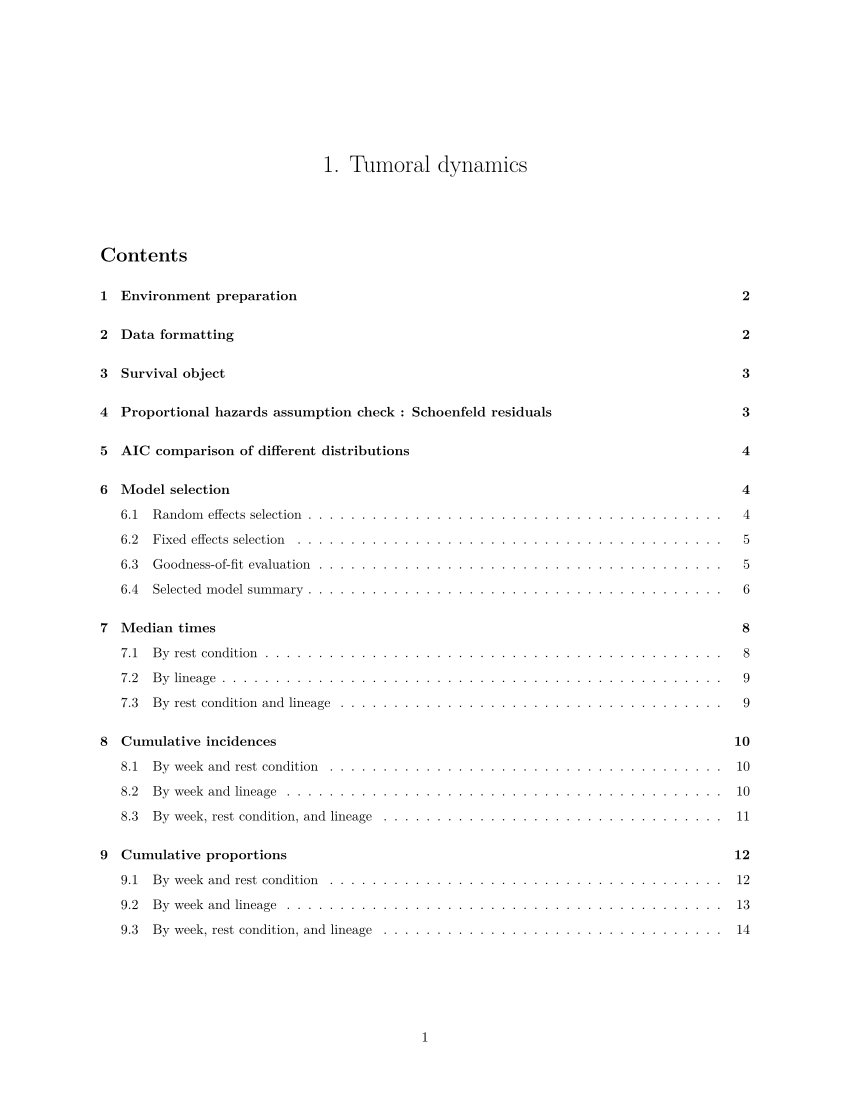

Generate this figure with R:
#' ---
#' title: "1. Tumoral dynamics"
#' author: ""
#' date: ""
#' output:
#'   pdf_document:
#'     toc: true
#'     toc_depth: 6
#'     number_sections: true
#' header-includes:
#'   - |
#'     ```{=latex}
#'     \usepackage{fvextra}
#'     \DefineVerbatimEnvironment{Highlighting}{Verbatim}{
#'       breaksymbolleft={}, 
#'       showspaces=false, 
#'       showtabs=false, 
#'       breaklines, 
#'       commandchars=\\\{\}
#'     }
#'     ```
#' ---

#+ include=FALSE, warning=FALSE, message=FALSE, results='hide'

knitr::opts_knit$set(root.dir = "~/Library/Mobile Documents/com~apple~CloudDocs/Documents/these/travail/3_annexes/ix_sommeil/260824_CB/")

knitr::opts_chunk$set(echo = TRUE, warning = FALSE, message = FALSE, 
                      fig.width = 17, fig.height = 10)

options(tibble.print_max = Inf, tibble.width = Inf)

#+ include=TRUE, warning=FALSE, message=FALSE, results='hide'

#' # Environment preparation

#' Run scripts with the needed packages, functions, and the raw data frame.

source("0a_packages.R")
source("0b_script_data.R")
source("0c_functions.R")

#+ include=TRUE, warning=FALSE, message=FALSE, results='show'

#' # Data formatting

#' Create a new data frame adapted for survival analysis.

tum_df <- 
  
  #' Load the raw data frame.
  df %>%
  
  #' Restrict the data frame to the three lineages that developed tumors.
  filter(lineage %in% c("HO_MT", "HO_SPC", "HO_SPT")) %>%
  
  #' Define the follow-up time for each individual:
  #' if the hydra developed a tumor -> time of tumor onset (event),
  #' if the hydra died -> time of death (censor),
  #' if the hydra did not develop a tumor and stayed alive
  #' -> 42 days (no event, censor at the end of the experiment).
  mutate(age_followup_days = case_when(
    tum_state == "Tumoral" ~ age_tum,    
    tum_state == "Healthy" & death_state == 1 ~ age_death,
    TRUE ~ 42),
    
    age_followup = age_followup_days / 7,
    tum_event = ifelse(tum_state == "Tumoral", 1, 0)) %>%
  
  #' Build a competing-risk variable for the cumulative incidence functions:
  #' if the hydra did not develop a tumor and stayed alive -> 0 (no event),
  #' if the hydra developed a tumor -> 1 (event),
  #' if the hydra died -> 2 (competing risk of death).
  mutate(status_competing = factor(case_when(tum_event == 1 ~ 1, 
                                             death_state == 1 ~ 2, 
                                             TRUE ~ 0))) %>%
  
  #' Remove missing data.
  filter(!is.na(age_followup)) %>%
  
  #' Set factor levels for later use in the plots.
  mutate(rest_condition = factor(rest_condition, 
                                  levels = c("Control", "Mechanical disruption"))) %>%
  
  #' Keep only the variables needed for the analysis.
  select(age_followup, tum_event, status_competing, rest_condition, 
         lineage, parent_unique, replicate_unique)

#' Set reference levels for the categorical variables.
tum_df$lineage <- relevel(factor(tum_df$lineage), ref = "HO_MT")
tum_df$rest_condition <- relevel(factor(tum_df$rest_condition), ref = "Control")

#' # Survival object

#' Create a survival object with follow-up time and event indicator.
tum_surv_object <- Surv(tum_df$age_followup, tum_df$tum_event)

#' # Proportional hazards assumption check : Schoenfeld residuals

#' Fit a preliminary full Cox model (fixed effects only).
tum_cox <- coxph(Surv(age_followup, tum_event) ~ rest_condition * lineage, data = tum_df)

#' Test the proportional hazards assumption.
print(cox.zph(tum_cox))

#' The proportional hazards assumption is violated for at least one term, 
#' an accelerated failure time mixed-effects model will be used. 
#' 
#' # AIC comparison of different distributions
#' 
#' Compare intercept-only accelerated failure time models fitted with different 
#' parametric distributions to identify the best-fitting one.

dist_weib <- SurvregME(Surv(age_followup, tum_event) ~ 1, data = tum_df, 
                       dist = "weibull")

dist_lnorm <- SurvregME(Surv(age_followup, tum_event) ~ 1, data = tum_df, 
                        dist = "lognormal")

dist_llog <- SurvregME(Surv(age_followup, tum_event) ~ 1, data = tum_df, 
                       dist = "loglogistic")

dist_exp <- SurvregME(Surv(age_followup, tum_event) ~ 1, data = tum_df, 
                      dist = "exponential")

AIC(dist_weib, dist_lnorm, dist_llog, dist_exp) %>% arrange(AIC)

#' The model with a Weibull distribution has the lowest AIC, we'll use it for the models. 
#'
#' # Model selection
#' 
#' ## Random effects selection
#' 
#' With the full fixed-effect structure held constant, compare different
#' random-effect structures to find the optimal one.

tum_R_0 <- SurvregME(Surv(age_followup, tum_event) ~ rest_condition * lineage, 
                     data = tum_df, dist = "weibull")

tum_R_1 <- SurvregME(Surv(age_followup, tum_event) ~ rest_condition * lineage + 
                       (1 | parent_unique), 
                     data = tum_df, dist = "weibull")

tum_R_2 <- SurvregME(Surv(age_followup, tum_event) ~ rest_condition * lineage +
                       (1 | replicate_unique), 
                     data = tum_df, dist = "weibull")

tum_R_3 <- SurvregME(Surv(age_followup, tum_event) ~ rest_condition * lineage + 
                       (1 | parent_unique) + (1 | replicate_unique), 
                     data = tum_df, dist = "weibull") 

AIC(tum_R_0, tum_R_1, tum_R_2, tum_R_3) %>% arrange(AIC)

#' The model without any random effect (tum_R_0) has the lowest AIC, this random
#' effect structure is therefore selected.
#' SurvregME is nonetheless kept as the modeling function (rather than switching to a simpler survreg call) 
#' since it also supports models with no random effects.
#' 
#' ## Fixed effects selection
#' 
#' With the selected random-effect structure fixed, compare different 
#' fixed-effect structures to find the optimal one.

tum_F_0 <- SurvregME(Surv(age_followup, tum_event) ~ 1, 
                     data = tum_df, dist = "weibull")

tum_F_1 <- SurvregME(Surv(age_followup, tum_event) ~ rest_condition, 
                     data = tum_df, dist = "weibull")

tum_F_2 <- SurvregME(Surv(age_followup, tum_event) ~ lineage, 
                     data = tum_df, dist = "weibull")

tum_F_3 <- SurvregME(Surv(age_followup, tum_event) ~ rest_condition + lineage, 
                     data = tum_df, dist = "weibull")

tum_F_4 <- SurvregME(Surv(age_followup, tum_event) ~ rest_condition * lineage, 
                     data = tum_df, dist = "weibull")

AIC(tum_F_0, tum_F_1, tum_F_2, tum_F_3, tum_F_4) %>% arrange(AIC)

#' The model with the interaction between the rest condition and the lineage has 
#' the lowest AIC and is therefore selected (tum_F_4).
#' 
#' ## Goodness-of-fit evaluation
#' 
#' Assess goodness-of-fit of the selected model using Cox-Snell residuals.
plot_cox_snell_survregme(model = tum_F_4, data = tum_df, 
                         time_col = "age_followup", event_col = "tum_event")

#' The curve follows a 45 degree exponential, we validate the fit of the selected model. 
#' 
#' ## Selected model summary
#' 
#' Releveling of "lineage" to obtain all pairwise comparisons from the same selected model.

tum_df$lineage <- relevel(tum_df$lineage, ref = "HO_MT")
summary(SurvregME(Surv(age_followup, tum_event) ~ rest_condition * lineage, 
                  data = tum_df, dist = "weibull"))

tum_df$lineage <- relevel(tum_df$lineage, ref = "HO_SPC")
summary(SurvregME(Surv(age_followup, tum_event) ~ rest_condition * lineage, 
                  data = tum_df, dist = "weibull"))

tum_df$lineage <- relevel(tum_df$lineage, ref = "HO_SPT")
summary(SurvregME(Surv(age_followup, tum_event) ~ rest_condition * lineage, 
                  data = tum_df, dist = "weibull"))

#' # Median times

#' ## By rest condition

#' Estimate cumulative incidence functions for the tumor event,
#' accounting for the competing risk of death, stratified by rest condition.
tum_cuminc_rest <- cuminc(Surv(age_followup, status_competing) ~ 
                             rest_condition, data = tum_df)

#' For each stratum, extract the median time to event and its 95CI.
tum_medians_rest <- tidy(tum_cuminc_rest) %>%
  dplyr::filter(outcome == "1") %>%
  dplyr::group_by(strata) %>%
  dplyr::arrange(time) %>%
  dplyr::summarise(
    median_time = { idx <- which(estimate >= 0.5)[1]
    if (is.na(idx)) NA_real_ else time[idx] },
    ci_low = { idx <- which(conf.high >= 0.5)[1]
    if (is.na(idx)) NA_real_ else time[idx] },
    ci_high = { idx <- which(conf.low >= 0.5)[1]
    if (is.na(idx)) NA_real_ else time[idx] },
    .groups = "drop")

print(tum_medians_rest)

#' ## By lineage

#' Same method as above, but stratified by lineage.

tum_cuminc_lineage <- cuminc(Surv(age_followup, status_competing) ~ lineage, data = tum_df)

tum_medians_lineage <- tidy(tum_cuminc_lineage) %>%
  dplyr::filter(outcome == "1") %>%
  dplyr::group_by(strata) %>%
  dplyr::arrange(time) %>%
  dplyr::summarise(
    median_time = { idx <- which(estimate >= 0.5)[1]
    if (is.na(idx)) NA_real_ else time[idx] },
    ci_low = { idx <- which(conf.high >= 0.5)[1]
    if (is.na(idx)) NA_real_ else time[idx] },
    ci_high = { idx <- which(conf.low >= 0.5)[1]
    if (is.na(idx)) NA_real_ else time[idx] },
    .groups = "drop")

print(tum_medians_lineage)

#' ## By rest condition and lineage

#' Same method as above, but stratified by rest condition and lineage.

tum_cuminc_interaction <- cuminc(Surv(age_followup, status_competing) ~ 
                                   rest_condition + lineage, data = tum_df)

tum_medians_interaction <- tidy(tum_cuminc_interaction) %>%
  dplyr::filter(outcome == "1") %>%
  dplyr::group_by(strata) %>%
  dplyr::arrange(time) %>%
  dplyr::summarise(
    median_time = { idx <- which(estimate >= 0.5)[1]
    if (is.na(idx)) NA_real_ else time[idx] },
    ci_low = { idx <- which(conf.high >= 0.5)[1]
    if (is.na(idx)) NA_real_ else time[idx] },
    ci_high = { idx <- which(conf.low >= 0.5)[1]
    if (is.na(idx)) NA_real_ else time[idx] },
    .groups = "drop")

print(tum_medians_interaction)

#' # Cumulative incidences

#' ## By week and rest condition

#' Convert the continuous cumulative incidence function into a weekly summary table:
#' for each stratum of rest condition and each week, show the estimate with its 95CI.
tum_incidence_rest <- tidy(tum_cuminc_rest) %>%
  dplyr::filter(outcome == "1") %>%
  dplyr::mutate(week = ceiling(time)) %>%
  dplyr::group_by(strata, week) %>%
  dplyr::filter(time == max(time)) %>%
  dplyr::slice(1) %>%
  dplyr::ungroup() %>%
  dplyr::select(strata, week, estimate_cuminc = estimate, conf.low, conf.high) %>%
  dplyr::arrange(strata, week)

print(tum_incidence_rest)

#' ## By week and lineage

#' Same method as above, but stratified by lineage.

tum_incidence_lineage <- tidy(tum_cuminc_lineage) %>%
  dplyr::filter(outcome == "1") %>%
  dplyr::mutate(week = ceiling(time)) %>%
  dplyr::group_by(strata, week) %>%
  dplyr::filter(time == max(time)) %>%
  dplyr::slice(1) %>%
  dplyr::ungroup() %>%
  dplyr::select(strata, week, estimate_cuminc = estimate, conf.low, conf.high) %>%
  dplyr::arrange(strata, week)

print(tum_incidence_lineage)

#' ## By week, rest condition, and lineage

#' Same method as above, but stratified by rest condition and lineage.

tum_incidence_interaction <- tidy(tum_cuminc_interaction) %>%
  dplyr::filter(outcome == "1") %>%
  dplyr::mutate(week = ceiling(time)) %>%
  dplyr::group_by(strata, week) %>%
  dplyr::filter(time == max(time)) %>%
  dplyr::slice(1) %>%
  dplyr::ungroup() %>%
  dplyr::select(strata, week, estimate_cuminc = estimate, conf.low, conf.high) %>%
  dplyr::arrange(strata, week)

print(tum_incidence_interaction)

#' # Cumulative proportions

#' ## By week and rest condition

#' Compute raw cumulative proportions of tumor occurrence per week, 
#' stratified by rest condition.
tum_proportions_rest <- tum_df %>%
  dplyr::mutate(week_tum_event = ceiling(age_followup)) %>%
  dplyr::group_by(rest_condition) %>%
  dplyr::summarise(total_N = n(),
                   n1 = sum(week_tum_event <= 1 & tum_event == 1),
                   n2 = sum(week_tum_event <= 2 & tum_event == 1),
                   n3 = sum(week_tum_event <= 3 & tum_event == 1),
                   n4 = sum(week_tum_event <= 4 & tum_event == 1),
                   n5 = sum(week_tum_event <= 5 & tum_event == 1),
                   n6 = sum(week_tum_event <= 6 & tum_event == 1),
                   p1 = n1 / total_N,
                   p2 = n2 / total_N,
                   p3 = n3 / total_N,
                   p4 = n4 / total_N,
                   p5 = n5 / total_N,
                   p6 = n6 / total_N,
                   .groups = "drop") %>%
  tidyr::pivot_longer(cols = matches("^[np][1-6]$"),
                      names_to = c(".value", "week"),
                      names_pattern = "(n|p)([1-6])") %>%
  dplyr::mutate(week = as.numeric(week)) %>%
  dplyr::select(rest_condition, week, n, total_N, raw_proportion = p)

print(tum_proportions_rest)

#' ## By week and lineage

#' Same method as above, but stratified by lineage.

tum_proportions_lineage <- tum_df %>%
  dplyr::mutate(week_tum_event = ceiling(age_followup)) %>%
  dplyr::group_by(lineage) %>%
  dplyr::summarise(total_N = n(),
                   n1 = sum(week_tum_event <= 1 & tum_event == 1),
                   n2 = sum(week_tum_event <= 2 & tum_event == 1),
                   n3 = sum(week_tum_event <= 3 & tum_event == 1),
                   n4 = sum(week_tum_event <= 4 & tum_event == 1),
                   n5 = sum(week_tum_event <= 5 & tum_event == 1),
                   n6 = sum(week_tum_event <= 6 & tum_event == 1),
                   p1 = n1 / total_N,
                   p2 = n2 / total_N,
                   p3 = n3 / total_N,
                   p4 = n4 / total_N,
                   p5 = n5 / total_N,
                   p6 = n6 / total_N,
                   .groups = "drop") %>%
  tidyr::pivot_longer(cols = matches("^[np][1-6]$"),
                      names_to = c(".value", "week"),
                      names_pattern = "(n|p)([1-6])") %>%
  dplyr::mutate(week = as.numeric(week)) %>%
  dplyr::select(lineage, week, n, total_N, raw_proportion = p)

print(tum_proportions_lineage)

#' ## By week, rest condition, and lineage

#' Same method as above, but stratified by rest condition and lineage.

tum_proportions_interaction <- tum_df %>%
  dplyr::mutate(week_tum_event = ceiling(age_followup)) %>%
  dplyr::group_by(rest_condition, lineage) %>%
  dplyr::summarise(total_N = n(),
                   n1 = sum(week_tum_event <= 1 & tum_event == 1),
                   n2 = sum(week_tum_event <= 2 & tum_event == 1),
                   n3 = sum(week_tum_event <= 3 & tum_event == 1),
                   n4 = sum(week_tum_event <= 4 & tum_event == 1),
                   n5 = sum(week_tum_event <= 5 & tum_event == 1),
                   n6 = sum(week_tum_event <= 6 & tum_event == 1),
                   p1 = n1 / total_N,
                   p2 = n2 / total_N,
                   p3 = n3 / total_N,
                   p4 = n4 / total_N,
                   p5 = n5 / total_N,
                   p6 = n6 / total_N,
                   .groups = "drop") %>%
  tidyr::pivot_longer(cols = matches("^[np][1-6]$"),
                      names_to = c(".value", "week"),
                      names_pattern = "(n|p)([1-6])") %>%
  dplyr::mutate(week = as.numeric(week)) %>%
  dplyr::select(rest_condition, lineage, week, n, total_N, raw_proportion = p)

print(tum_proportions_interaction)

#' # Plots of cumulative incidence of tumoral development

#' ## Common themes

#' Theme of y-axis, and its presence or absence on the plots
scale_y <- scale_y_continuous(limits = c(0, 1), breaks = seq(0, 1, by = 0.25), 
                              labels = percent, position = "right")

#' Fix to hide y-axis numbers, ticks, and titles on the right and left
hide_y <- theme(axis.text.y.right = element_blank(), 
                axis.ticks.y.right = element_blank(),
                axis.title.y.right = element_blank(),
                axis.text.y = element_blank(), 
                axis.ticks.y = element_blank(),
                axis.title.y = element_blank())

#' Fix to show y-axis numbers and ticks on the right
show_y <- theme(axis.text.y.right = element_text(color = "black", size = 14), 
                axis.ticks.y.right = element_line(),
                axis.text.y = element_blank(), 
                axis.ticks.y = element_blank(),
                axis.title.y = element_blank())

#' Theme of x-axis
scale_x <- scale_x_continuous(limits = c(0, 6), breaks = seq(0, 6, by = 2))

#' Color scales for rest condition
rest_scale <- list(
  scale_color_manual(values = rest_condition_colors, breaks = c("Control", "Mechanical disruption")),
  scale_fill_manual(values = rest_condition_colors, breaks = c("Control", "Mechanical disruption")))

#' Theme shared by all panels (angle = 90 for bottom-to-top reading)
theme_common <- theme(
  axis.text.x = element_text(color = "black", size = 14),
  axis.title.x = element_text(color = "black", size = 14, margin = margin(t = 10)),
  axis.title.y.right = element_text(color = "black", size = 14, angle = 90, margin = margin(l = 15)),
  plot.margin = margin(l = 5, r = 5, t = 5, b = 5))

#' Specific label configurations for precise placement
labs_base   <- labs(x = NULL, y = NULL, title = NULL)
labs_x_only <- labs(x = "Time (weeks)", y = NULL, title = NULL)
labs_y_only <- labs(x = NULL, y = "Cumulative incidence\nof tumor development", title = NULL)
labs_xy     <- labs(x = "Time (weeks)", y = "Cumulative incidence\nof tumor development", title = NULL)

#' ## Panel A: by rest condition

#' Cumulative incidence of tumor onset by rest condition.
A <- cuminc(Surv(age_followup, factor(status_competing)) ~ rest_condition, 
            data = tum_df) %>%
  ggcuminc(outcome = "1") +
  add_confidence_interval() +
  labs_xy + scale_y + rest_scale + scale_x +
  theme_bw() + theme_common + show_y +
  theme(legend.position = "none") +
  plot_annotation(title = "Mechanical disruption effect",
                  theme = theme(plot.title = element_text(
                    hjust = 0.5, face = "bold", size = 16, margin = margin(b = 10))))

#' Extract legend from plot A to use later on the full figure.
shared_legend <- cowplot::get_legend(
  A + theme(legend.position = "bottom",
            legend.direction = "horizontal",
            legend.text = element_text(size = 13),
            legend.title = element_text(size = 14, face = "bold")))

#' ## Panel B: by rest condition for each lineage

#' ### HO_MT

#' Cumulative incidence of tumor onset by rest condition for the lineage HO_MT.
B1 <- cuminc(Surv(age_followup, factor(status_competing)) ~ rest_condition, 
             data = tum_df %>% filter(lineage == "HO_MT")) %>%
  ggcuminc(outcome = "1") +
  add_confidence_interval() +
  labs_base + scale_y + scale_x + rest_scale +
  theme_bw() + theme_common + hide_y +
  theme(legend.position = "none") +
  annotate("text", x = 0.2, y = 0.95, label = expression(bolditalic("Ho") * bold("_MT")),
           color = "black", size = 5, hjust = 0, vjust = 1)

#' ### HO_SPC

#' Same method as above, but for the lineage HO_SPC.
B2 <- cuminc(Surv(age_followup, factor(status_competing)) ~ rest_condition,
             data = tum_df %>% filter(lineage == "HO_SPC")) %>%
  ggcuminc(outcome = "1") +
  add_confidence_interval() +
  labs_x_only + scale_y + scale_x + rest_scale + 
  theme_bw() + theme_common + hide_y +
  theme(legend.position = "none") +
  annotate("text", x = 0.2, y = 0.95, label = expression(bolditalic("Ho") * bold("_SPC")),
           color = "black", size = 5, hjust = 0, vjust = 1)

#' ### HO_SPT

#' Same method as above, but for the lineage HO_SPT.
B3 <- cuminc(Surv(age_followup, factor(status_competing)) ~ rest_condition,
             data = tum_df %>% filter(lineage == "HO_SPT")) %>%
  ggcuminc(outcome = "1") +
  add_confidence_interval() +
  labs_y_only + scale_y + scale_x + rest_scale +
  theme_bw() + theme_common + show_y +
  theme(legend.position = "none") +
  annotate("text", x = 0.2, y = 0.95, label = expression(bolditalic("Ho") * bold("_SPT")),
           color = "black", size = 5, hjust = 0, vjust = 1)

#' Create panel B combining plots B1, B2, and B3
B <- (B1 + B2 + B3 + plot_layout(nrow = 1)) +
  plot_annotation(title = "Interaction between mechanical disruption and lineage",
                  theme = theme(plot.title = element_text(hjust = 0.5, face = "bold", 
                                                          size = 16, margin = margin(b = 10))))

#' ## Panel C: by lineage

#' ### HO_MT

#' Cumulative incidence of tumor onset for the lineage HO_MT.
C1 <- cuminc(Surv(age_followup, factor(status_competing)) ~ 1, 
             data = tum_df %>% filter(lineage == "HO_MT")) %>%
  ggcuminc(outcome = "1") +
  add_confidence_interval() +
  labs_base + scale_y + scale_x +
  theme_bw() + theme_common + hide_y +
  annotate("text", x = 0.2, y = 0.95, label = expression(bolditalic("Ho") * bold("_MT")),
           color = "black", size = 5, hjust = 0, vjust = 1)

#' ### HO_SPC

#' Same method as above, but for the lineage HO_SPC.
C2 <- cuminc(Surv(age_followup, factor(status_competing)) ~ 1, 
             data = tum_df %>% filter(lineage == "HO_SPC")) %>%
  ggcuminc(outcome = "1") +
  add_confidence_interval() +
  labs_x_only + scale_y + scale_x +
  theme_bw() + theme_common + hide_y +
  annotate("text", x = 0.2, y = 0.95, label = expression(bolditalic("Ho") * bold("_SPC")),
           color = "black", size = 5, hjust = 0, vjust = 1)

#' ### HO_SPT

#' Same method as above, but for the lineage HO_SPT.
C3 <- cuminc(Surv(age_followup, factor(status_competing)) ~ 1, 
             data = tum_df %>% filter(lineage == "HO_SPT")) %>%
  ggcuminc(outcome = "1") +
  add_confidence_interval() +
  labs_y_only + scale_y + scale_x +
  theme_bw() + theme_common + show_y +
  annotate("text", x = 0.2, y = 0.95, label = expression(bolditalic("Ho") * bold("_SPT")),
           color = "black", size = 5, hjust = 0, vjust = 1)

#' Create panel C combining plots C1, C2, and C3
C <- (C1 + C2 + C3 + plot_layout(nrow = 1)) +
  plot_annotation(title = "Lineage effect",
                  theme = theme(plot.title = element_text(
                    hjust = 0.5, face = "bold", size = 16, margin = margin(b = 10))))

#' ## Assembly

#' Add a letter tag (A/B/C) to the first sub-plot of each panel.
A <- A + labs(tag = "A") + theme(plot.tag = element_text(size = 20, face = "bold"))
B[[1]] <- B[[1]] + labs(tag = "B") + theme(plot.tag = element_text(size = 20, face = "bold"))
C[[1]] <- C[[1]] + labs(tag = "C") + theme(plot.tag = element_text(size = 20, face = "bold"))

#' Convert each panel into a graphical object.
#' (Wrapping A in patchwork to force perfect alignment with the B and C grids).
A <- patchwork::patchworkGrob(A + patchwork::plot_layout(ncol = 1))
B <- patchwork::patchworkGrob(B)
C <- patchwork::patchworkGrob(C)

#' Combine the panels and the shared legend vertically.
#' The legend is placed between B and C.
final_tum_panel <- cowplot::plot_grid(A, 
                                   B, 
                                   shared_legend, 
                                   C, 
                                   ncol = 1, 
                                   align = "v", 
                                   axis = "lr", 
                                   rel_heights = c(1, 1, 0.1, 1)) +
  theme(plot.margin = margin(l = 5, r = 5, t = 5, b = 5))

#' Show the final figure.
print(final_tum_panel)

ggsave("figure_2.png", plot = final_tum_panel, width = 21, height = 29.7, units = "cm", dpi = 300)
